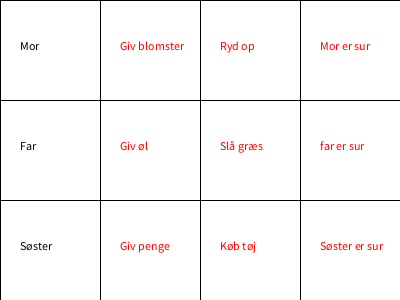
Frame 1 (no input)
Frame 60 (the mouse pressed at the canvas centre just before this capture): identical to frame 1, image omitted
Frame 120 (the mouse held since frame 60 and released just before this capture): identical to frame 1, image omitted

The Processing sketch that drew this single still picture (run headless with seeded random() and noise(); from frame 60 on, the mouse is pressed at the canvas centre):

// Processing sketch: Mouseclickerspil
// ── Mouseclickerspil.pde
//Mouseclicker
boolean morGlad = false;
boolean farGlad = false;
boolean sosGlad = false;
//mor
boolean blomst = false;
boolean rydop = false;
//far
boolean ol = false;
boolean gras = false;
//søs
boolean penge = false;
boolean toj = false;

void setup() {
  size(400, 300);
}

void draw() {
  tegnboard();
  morSmil();
farSmil();
søsSmil();
}

void mouseClicked() {
  float x = mouseX;
  float y = mouseY;
  if (( x>100 && x<200) && (y>200 && y<300)) { //penge lavst venstre
    penge = !penge;
  }
  if (( x>200 && x<300) && (y>200 && y<300)) { //tøj  lavst højre
    toj = !toj;
  }
  if (( x>100 && x<200) && (y>100 && y<200)) { //øl  middelvenstre
    ol = !ol;
  }
  if (( x>200 && x<300) && (y>100 && y<200)) { //slå græs middel højre
    gras = !gras;
  }
  if (( x>200 && x<300) && (y>0 && y<100)) { //ryd op høj højre
    rydop = !rydop;
  }
  if (( x>100 && x<200) && (y>0 && y<100)) { //blomst høj venstre
    blomst = !blomst;
  }
}

void tegnboard() {
  background(255);

  //                                                 Lines
  line(0, 0, width, 0);
  line(width, 0, width, height);
  line(0, 0, 0, height);
  line(0, height, width, height);
  line(width/4*1, 0, width/4*1, height);
  line(width/4*2, 0, width/4*2, height);
  line(width/4*3, 0, width/4*3, height);
  line(0, height/3*1, width, height/3*1);
  line(0, height/3*2, width, height/3*2);
  line(0, height/3*3, width, height/3*3);


  //                                Blomst
  if(blomst){  fill(0,255,0); }
  else{ fill(255,0,0);  }
  text("Giv blomster", 120, 50);
  //                                Ryd op
  if(rydop){  fill(0,255,0); }
  else{ fill(255,0,0);  }
  text("Ryd op", 220, 50);
   //                                øl
  if(ol){  fill(0,255,0); }
  else{ fill(255,0,0);  }
  text("Giv øl", 120, 150);
   //                                Slå græs
 if(gras){  fill(0,255,0); }
  else{ fill(255,0,0);  }
  text("Slå græs", 220, 150);
  //                                penge
  if(penge){  fill(0,255,0); }
  else{ fill(255,0,0);  }
  text("Giv penge", 120, 250);
  //                                tøj
 if(toj){  fill(0,255,0); }
  else{ fill(255,0,0);  }
  text("Køb tøj", 220, 250);
  
   //                                Mor
  fill(1);
  text("Mor", 20, 50);
   //                                Far
  fill(1);
  text("Far", 20, 150);
   //                                Søs
  fill(1);
  text("Søster", 20, 250);
}


void morSmil(){
if((blomst && rydop) && (farGlad && sosGlad)){
fill(0,255,0);
text("Mor er glad",320,50);
morGlad = true;
}
else{
fill(255,0,0);
text("Mor er sur",320,50);
morGlad = false;
}
}

void farSmil(){
  if((ol && gras) && sosGlad){
fill(0,255,0);
text("far er glad",320,150);
farGlad = true;
}
else{
fill(255,0,0);
text("far er sur",320,150);
farGlad = false;
}
}

void søsSmil(){
  if(penge ||
  toj){
fill(0,255,0);
text("Søster er glad",320,250);
sosGlad=true;
}
else{
fill(255,0,0);
text("Søster er sur",320,250);
sosGlad=false;
}
}
